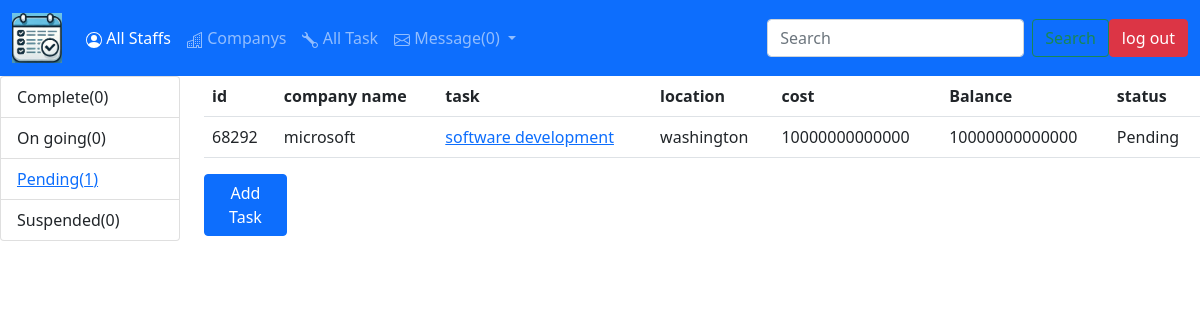
Screenshot of /1/None (signed in) with the database file from the repository.
### main.py (models this page shows)
class Task(db.Model):
    __tablename__ = "tasks"
    id = db.Column(db.Integer, primary_key=True)
    task_id = db.Column(db.String(30), nullable=False)
    location = db.Column(db.String(30), nullable=False)
    task_name = db.Column(db.String(30), nullable=False)
    status = db.Column(db.String(30), nullable=False)
    cost = db.Column(db.Integer)
    payment = db.Column(db.Integer)
    startDate= db.Column(db.String(300))
    stopDate = db.Column(db.String(300))
    staff_pending = db.Column(db.String(300))
    staff_accepted = db.Column(db.String(300))
    staff_rejected = db.Column(db.String(300))
    company_id = db.Column(db.Integer, db.ForeignKey('company.id'))
    company_name = relationship("Company", back_populates='task', lazy='subquery')
    comment = relationship("Comment", back_populates='task_name', lazy='subquery')

class Company(db.Model):
    __tablename__ = 'company'
    id = db.Column(db.Integer, primary_key=True)
    name = db.Column(db.String(30), nullable=False)
    location = db.Column(db.String(30), nullable=False)
    contact = db.Column(db.String(30))
    mail = db.Column(db.String(30))
    task = relationship("Task", back_populates='company_name', lazy='subquery')

### main.py (the view, shortened to what this page needs)
@app.route("/<company>/<status>", methods=['POST', 'GET'])
@login_required
@admin_only
def task_list(company, status):
    with app.app_context():
        if company == 'all-task':
            data1 = db.session.query(Task).all()
        else:
            data1 = db.session.query(Task).filter(Task.company_id==company)
    details = task_info(data1)
    if status != "None":
        data1 = details[status][0]
    return render_template('home.html', company=company, data=data1, comp=details, db_head=db_head, remove=indeptDetails, webpage='task', num_mail=mail_counter())

### functionality.py (called while the page is built, shortened)
def task_info(tasks):
    if tasks:
        comp = [task for task in tasks if task.status=='Completed']
        on_going = [task for task in tasks if task.status=='On going']
        suspend = [task for task in tasks if task.status=='Suspended']
        pending = [task for task in tasks if task.status=='Pending']
        info = {
            'cm': (comp, len(comp)),
            'on': (on_going, len(on_going)),
            'su': (suspend, len(suspend)),
            'pn': (pending, len(pending))
        }
    return info

### main.py (called while the page is built)
@login_manager.user_loader
def load_user(user_id):
    return db.get_or_404(User, user_id)

def mail_counter():
    messages = db.session.query(Messages).all()
    messages = [message for message in messages if message.receiver == current_user.id_name]
    messages = [message for message in messages if message.read is False]
    return len(messages)

def admin_only(funct):
    @wraps(funct)
    def decorated_function(*args, **kwargs):
        if current_user.privilege != 'Administrator':
            return abort(403, "You don't have access to URL")
        return funct(*args, **kwargs)
    return decorated_function

### templates/home.html (shortened to what this page needs)
{% extends 'header.html' %}
    {% block content%}
<div class="row">
    <div class="col-2">
        {% if current_user.privilege == 'Administrator' %}
        <ul class="list-group">
            {% if comp['cm'][1]==0 %}
                <li class="list-group-item">Complete({{comp['cm'][1]}})</li>
            {% else %}
                <li class="list-group-item"><a href="{{url_for('task_list', company=company, status='cm')}}"> Complete({{comp['cm'][1]}})</a></li>
            {% endif %}
            {% if comp['on'][1]==0 %}
                <li class="list-group-item">On going({{comp['on'][1]}})</li>
            {% else %}
                <li class="list-group-item"><a href="{{url_for('task_list', company=company, status='on')}}">On going({{comp['on'][1]}})</a></li>
            {% endif %}
            {% if comp['pn'][1]==0 %}
                <li class="list-group-item">Pending({{comp['pn'][1]}})</li>
            {% else %}
                <li class="list-group-item"><a href="{{url_for('task_list', company=company, status='pn')}}">Pending({{comp['pn'][1]}})</a></li>
            {% endif %}
            {% if comp['su'][1]==0 %}
                <li class="list-group-item">Suspended({{comp['su'][1]}})</li>
            {% else %}
                <li class="list-group-item"><a href="{{url_for('task_list', company=company, status='su')}}">Suspended({{comp['su'][1]}})</a></li>
            {% endif %}
        </ul>
        {% endif %}
    </div>
    <div class="col-10">
        <table class="table table-hover">
        <tr>
        {% for details in db_head %}
            {% if details in remove %}
                {{pass}}
            {% elif details == 'assign' %}
                <th>location</th>
            {% else %}
                <th>{{details}}</th>
            {% endif%}
        {% endfor %}
        </tr>
        {% for details in data %}
        <tr>
            <td>{{details.task_id}}</td>
            <td>{{details.company_name.name}}</td>
            <td><a href="{{url_for('taskDetails',task_id=details.id)}}">{{details.task_name}}</a></td>
            <td>{{details.location}}</td>
            <td>{{details.cost}}</td>
            <td>{{details.cost - details.payment}}</td>
            <td>{{details.status}}</td>
        </tr>
        {% endfor %}
    </table>
{% if current_user.privilege == 'Administrator' %}
<div class="dropdown">
  <div class="dropdown-content">
    <div class='col-1' >
            <a href="{{url_for('addTask')}}"><button type="button" class="btn btn-primary">Add Task</button></a>
        </div>
  </div>
</div>
    </div>
</div>
{% endif %}
{% endblock %}

### rows the page displays
Task: task_id "68292", company_name.name "microsoft", task_name "software development", location "washington", cost "10000000000000", details.cost-details.payment "10000000000000", status "Pending"

### other values shown
{{ num_mail }} "0"
{{ comp['cm'][1] }} "0"
{{ comp['on'][1] }} "0"
{{ comp['pn'][1] }} "1"
{{ comp['su'][1] }} "0"
{{ details }} "id" "company name" "task" "cost" "Balance" "status"
